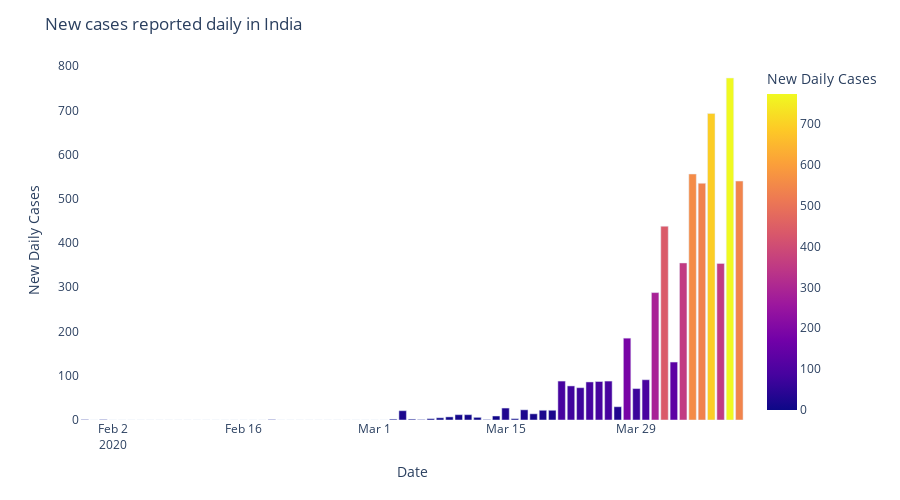

The code cell stored with this chart in its notebook:
### Code cell
perday = data2.groupby(['Date'])['Total Confirmed cases'].sum().reset_index().sort_values('Total Confirmed cases',ascending = True)
perday['New Daily Cases'] = perday['Total Confirmed cases'].sub(perday['Total Confirmed cases'].shift())
perday['New Daily Cases'].iloc[0] = perday['Total Confirmed cases'].iloc[0]
perday['New Daily Cases'] = perday['New Daily Cases'].astype(int)
# New COVID-19 cases reported daily in India
fig = px.bar(perday, x="Date", y="New Daily Cases", barmode='group',height=500,color = "New Daily Cases",
            color_discrete_sequence = px.colors.sequential.Plasma_r)
fig.update_layout(title_text='New cases reported daily in India',plot_bgcolor='rgb(275, 270, 273)')
fig.show()

### Figure 1 — Plotly figure (JSON) as saved in the notebook; plotly's stock layout.template omitted (floating-point values rounded to 4 significant figures)
{"data": [{"alignmentgroup": "True", "hovertemplate": "Date=%{x}<br>New Daily Cases=%{marker.color}<extra></extra>", "legendgroup": "", "marker": {"color": [1, 0, 1, 1, 0, 0, 0, 0, 0, 0, 0, 0, 0, 0, 0, 0, 0, 0, 0, 0, 0, 0, 0, 0, 0, 0, 0, 0, 0, 0, 0, 0, 2, 0, 21, 2, 1, 3, 5, 7, 12, 12, 6, 1, 9, 27, 3, 23, 14, 22, 22, 88, 77, 73, 86, 87, 88, 30, 185, 71, 91, 288, 438, 131, 355, 556, 535, 693, 354, 773, 540], "coloraxis": "coloraxis"}, "name": "", "offsetgroup": "", "orientation": "v", "showlegend": false, "textposition": "auto", "type": "bar", "x": ["2020-01-30", "2020-01-31", "2020-02-01", "2020-02-19", "2020-02-20", "2020-02-21", "2020-02-22", "2020-02-23", "2020-02-24", "2020-02-25", "2020-02-26", "2020-02-27", "2020-02-28", "2020-02-29", "2020-03-01", "2020-02-18", "2020-02-17", "2020-02-16", "2020-02-15", "2020-02-02", "2020-02-03", "2020-02-04", "2020-02-05", "2020-02-06", "2020-02-08", "2020-02-07", "2020-02-10", "2020-02-11", "2020-02-12", "2020-02-13", "2020-02-14", "2020-02-09", "2020-03-03", "2020-03-02", "2020-03-04", "2020-03-05", "2020-03-06", "2020-03-07", "2020-03-08", "2020-03-09", "2020-03-10", "2020-03-11", "2020-03-12", "2020-03-13", "2020-03-14", "2020-03-15", "2020-03-16", "2020-03-17", "2020-03-18", "2020-03-19", "2020-03-20", "2020-03-21", "2020-03-22", "2020-03-23", "2020-03-24", "2020-03-25", "2020-03-26", "2020-03-27", "2020-03-28", "2020-03-29", "2020-03-30", "2020-03-31", "2020-04-01", "2020-04-02", "2020-04-03", "2020-04-04", "2020-04-05", "2020-04-06", "2020-04-07", "2020-04-08", "2020-04-09"], "xaxis": "x", "y": [1, 0, 1, 1, 0, 0, 0, 0, 0, 0, 0, 0, 0, 0, 0, 0, 0, 0, 0, 0, 0, 0, 0, 0, 0, 0, 0, 0, 0, 0, 0, 0, 2, 0, 21, 2, 1, 3, 5, 7, 12, 12, 6, 1, 9, 27, 3, 23, 14, 22, 22, 88, 77, 73, 86, 87, 88, 30, 185, 71, 91, 288, 438, 131, 355, 556, 535, 693, 354, 773, 540], "yaxis": "y"}], "layout": {"barmode": "group", "coloraxis": {"colorbar": {"title": {"text": "New Daily Cases"}}, "colorscale": [[0, "#0d0887"], [0.1111, "#46039f"], [0.2222, "#7201a8"], [0.3333, "#9c179e"], [0.4444, "#bd3786"], [0.5556, "#d8576b"], [0.6667, "#ed7953"], [0.7778, "#fb9f3a"], [0.8889, "#fdca26"], [1, "#f0f921"]]}, "height": 500, "legend": {"tracegroupgap": 0}, "margin": {"t": 60}, "plot_bgcolor": "rgb(275, 270, 273)", "title": {"text": "New cases reported daily in India"}, "xaxis": {"anchor": "y", "domain": [0, 1], "title": {"text": "Date"}}, "yaxis": {"anchor": "x", "domain": [0, 1], "title": {"text": "New Daily Cases"}}}}
